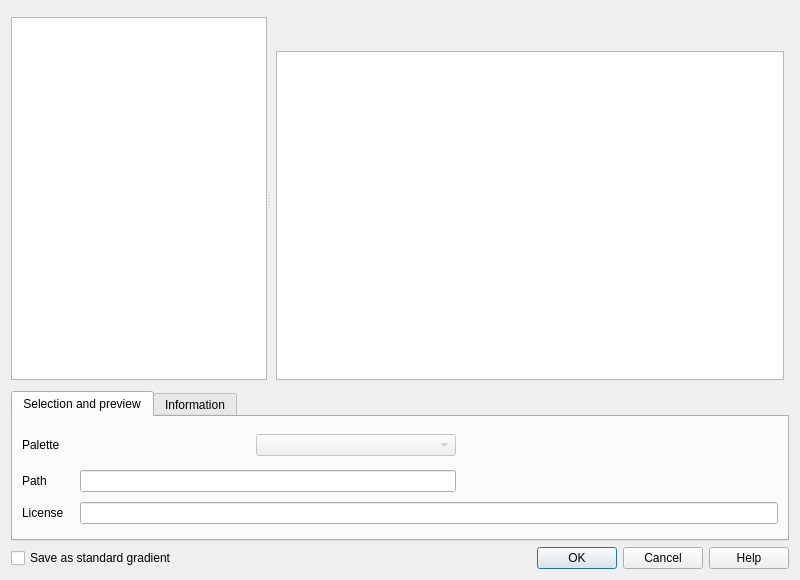
<?xml version="1.0" encoding="UTF-8"?>
<ui version="4.0">
 <class>QgsCptCityColorRampV2DialogBase</class>
 <widget class="QDialog" name="QgsCptCityColorRampV2DialogBase">
  <property name="geometry">
   <rect>
    <x>0</x>
    <y>0</y>
    <width>800</width>
    <height>580</height>
   </rect>
  </property>
  <property name="sizePolicy">
   <sizepolicy hsizetype="Preferred" vsizetype="Preferred">
    <horstretch>0</horstretch>
    <verstretch>1</verstretch>
   </sizepolicy>
  </property>
  <property name="windowTitle">
   <string>cpt-city color ramp</string>
  </property>
  <layout class="QVBoxLayout" name="verticalLayout_4">
   <property name="sizeConstraint">
    <enum>QLayout::SetMinimumSize</enum>
   </property>
   <item>
    <widget class="QTabBar" name="tabBar" native="true"/>
   </item>
   <item>
    <widget class="QStackedWidget" name="mStackedWidget">
     <property name="frameShape">
      <enum>QFrame::NoFrame</enum>
     </property>
     <property name="currentIndex">
      <number>0</number>
     </property>
     <widget class="QWidget" name="page">
      <layout class="QVBoxLayout" name="verticalLayout_3">
       <property name="margin">
        <number>0</number>
       </property>
       <item>
        <layout class="QVBoxLayout" name="verticalLayout_5">
         <item>
          <widget class="QSplitter" name="mSplitter">
           <property name="sizePolicy">
            <sizepolicy hsizetype="Expanding" vsizetype="Expanding">
             <horstretch>0</horstretch>
             <verstretch>0</verstretch>
            </sizepolicy>
           </property>
           <property name="orientation">
            <enum>Qt::Horizontal</enum>
           </property>
           <property name="childrenCollapsible">
            <bool>false</bool>
           </property>
           <widget class="QTreeView" name="mTreeView">
            <property name="sizePolicy">
             <sizepolicy hsizetype="Expanding" vsizetype="Expanding">
              <horstretch>0</horstretch>
              <verstretch>0</verstretch>
             </sizepolicy>
            </property>
           </widget>
           <widget class="QWidget" name="widget" native="true">
            <property name="sizePolicy">
             <sizepolicy hsizetype="Preferred" vsizetype="Expanding">
              <horstretch>1</horstretch>
              <verstretch>0</verstretch>
             </sizepolicy>
            </property>
            <layout class="QGridLayout" name="gridLayout_3">
             <property name="leftMargin">
              <number>5</number>
             </property>
             <property name="topMargin">
              <number>0</number>
             </property>
             <property name="rightMargin">
              <number>5</number>
             </property>
             <property name="bottomMargin">
              <number>0</number>
             </property>
             <item row="2" column="0">
              <widget class="QListWidget" name="mListWidget">
               <property name="sizePolicy">
                <sizepolicy hsizetype="Expanding" vsizetype="Expanding">
                 <horstretch>0</horstretch>
                 <verstretch>0</verstretch>
                </sizepolicy>
               </property>
               <property name="dragDropMode">
                <enum>QAbstractItemView::NoDragDrop</enum>
               </property>
               <property name="iconSize">
                <size>
                 <width>75</width>
                 <height>50</height>
                </size>
               </property>
               <property name="textElideMode">
                <enum>Qt::ElideRight</enum>
               </property>
               <property name="movement">
                <enum>QListView::Static</enum>
               </property>
               <property name="resizeMode">
                <enum>QListView::Adjust</enum>
               </property>
               <property name="spacing">
                <number>5</number>
               </property>
               <property name="gridSize">
                <size>
                 <width>100</width>
                 <height>75</height>
                </size>
               </property>
               <property name="viewMode">
                <enum>QListView::IconMode</enum>
               </property>
               <property name="uniformItemSizes">
                <bool>false</bool>
               </property>
               <property name="wordWrap">
                <bool>true</bool>
               </property>
              </widget>
             </item>
             <item row="1" column="0">
              <widget class="QLabel" name="lblCollectionInfo">
               <property name="sizePolicy">
                <sizepolicy hsizetype="Preferred" vsizetype="Preferred">
                 <horstretch>0</horstretch>
                 <verstretch>0</verstretch>
                </sizepolicy>
               </property>
               <property name="font">
                <font>
                 <pointsize>18</pointsize>
                 <weight>75</weight>
                 <bold>true</bold>
                </font>
               </property>
               <property name="text">
                <string/>
               </property>
              </widget>
             </item>
            </layout>
           </widget>
          </widget>
         </item>
         <item>
          <spacer name="verticalSpacer">
           <property name="orientation">
            <enum>Qt::Vertical</enum>
           </property>
           <property name="sizeType">
            <enum>QSizePolicy::Fixed</enum>
           </property>
           <property name="sizeHint" stdset="0">
            <size>
             <width>20</width>
             <height>5</height>
            </size>
           </property>
          </spacer>
         </item>
         <item>
          <widget class="QTabWidget" name="tabWidget">
           <property name="maximumSize">
            <size>
             <width>16777215</width>
             <height>150</height>
            </size>
           </property>
           <property name="currentIndex">
            <number>0</number>
           </property>
           <widget class="QWidget" name="tab">
            <attribute name="title">
             <string>Selection and preview</string>
            </attribute>
            <layout class="QGridLayout" name="gridLayout">
             <item row="2" column="0">
              <widget class="QLabel" name="label">
               <property name="text">
                <string>License</string>
               </property>
              </widget>
             </item>
             <item row="0" column="0">
              <widget class="QLabel" name="label_2">
               <property name="sizePolicy">
                <sizepolicy hsizetype="Maximum" vsizetype="Preferred">
                 <horstretch>0</horstretch>
                 <verstretch>0</verstretch>
                </sizepolicy>
               </property>
               <property name="text">
                <string>Palette</string>
               </property>
              </widget>
             </item>
             <item row="1" column="2">
              <widget class="QLineEdit" name="lblSchemePath">
               <property name="sizePolicy">
                <sizepolicy hsizetype="Expanding" vsizetype="Fixed">
                 <horstretch>0</horstretch>
                 <verstretch>0</verstretch>
                </sizepolicy>
               </property>
               <property name="minimumSize">
                <size>
                 <width>0</width>
                 <height>0</height>
                </size>
               </property>
               <property name="readOnly">
                <bool>true</bool>
               </property>
              </widget>
             </item>
             <item row="1" column="0">
              <widget class="QLabel" name="label_6">
               <property name="text">
                <string>Path</string>
               </property>
              </widget>
             </item>
             <item row="0" column="4" rowspan="2">
              <widget class="QLabel" name="lblPreview">
               <property name="sizePolicy">
                <sizepolicy hsizetype="Preferred" vsizetype="Fixed">
                 <horstretch>0</horstretch>
                 <verstretch>0</verstretch>
                </sizepolicy>
               </property>
               <property name="minimumSize">
                <size>
                 <width>300</width>
                 <height>50</height>
                </size>
               </property>
               <property name="frameShape">
                <enum>QFrame::NoFrame</enum>
               </property>
               <property name="frameShadow">
                <enum>QFrame::Plain</enum>
               </property>
               <property name="text">
                <string/>
               </property>
               <property name="alignment">
                <set>Qt::AlignCenter</set>
               </property>
              </widget>
             </item>
             <item row="0" column="1">
              <spacer name="horizontalSpacer">
               <property name="orientation">
                <enum>Qt::Horizontal</enum>
               </property>
               <property name="sizeType">
                <enum>QSizePolicy::Fixed</enum>
               </property>
               <property name="sizeHint" stdset="0">
                <size>
                 <width>10</width>
                 <height>20</height>
                </size>
               </property>
              </spacer>
             </item>
             <item row="0" column="2">
              <layout class="QHBoxLayout" name="horizontalLayout_2">
               <property name="sizeConstraint">
                <enum>QLayout::SetMinimumSize</enum>
               </property>
               <item>
                <widget class="QLabel" name="lblSchemeName">
                 <property name="sizePolicy">
                  <sizepolicy hsizetype="MinimumExpanding" vsizetype="Fixed">
                   <horstretch>0</horstretch>
                   <verstretch>0</verstretch>
                  </sizepolicy>
                 </property>
                 <property name="minimumSize">
                  <size>
                   <width>100</width>
                   <height>0</height>
                  </size>
                 </property>
                 <property name="text">
                  <string/>
                 </property>
                 <property name="wordWrap">
                  <bool>true</bool>
                 </property>
                </widget>
               </item>
               <item>
                <spacer name="horizontalSpacer_2">
                 <property name="orientation">
                  <enum>Qt::Horizontal</enum>
                 </property>
                 <property name="sizeType">
                  <enum>QSizePolicy::Expanding</enum>
                 </property>
                 <property name="sizeHint" stdset="0">
                  <size>
                   <width>5</width>
                   <height>30</height>
                  </size>
                 </property>
                </spacer>
               </item>
               <item>
                <widget class="QComboBox" name="cboVariantName">
                 <property name="enabled">
                  <bool>false</bool>
                 </property>
                 <property name="sizePolicy">
                  <sizepolicy hsizetype="MinimumExpanding" vsizetype="Fixed">
                   <horstretch>0</horstretch>
                   <verstretch>0</verstretch>
                  </sizepolicy>
                 </property>
                 <property name="minimumSize">
                  <size>
                   <width>200</width>
                   <height>0</height>
                  </size>
                 </property>
                 <property name="styleSheet">
                  <string notr="true"/>
                 </property>
                </widget>
               </item>
              </layout>
             </item>
             <item row="2" column="2" colspan="3">
              <widget class="QLineEdit" name="lblLicensePreview">
               <property name="readOnly">
                <bool>true</bool>
               </property>
              </widget>
             </item>
             <item row="0" column="3">
              <spacer name="horizontalSpacer_3">
               <property name="orientation">
                <enum>Qt::Horizontal</enum>
               </property>
               <property name="sizeType">
                <enum>QSizePolicy::Fixed</enum>
               </property>
               <property name="sizeHint" stdset="0">
                <size>
                 <width>10</width>
                 <height>20</height>
                </size>
               </property>
              </spacer>
             </item>
            </layout>
           </widget>
           <widget class="QWidget" name="tab_2">
            <attribute name="title">
             <string>Information</string>
            </attribute>
            <layout class="QGridLayout" name="gridLayout_6">
             <item row="0" column="0">
              <widget class="QLabel" name="label_4">
               <property name="sizePolicy">
                <sizepolicy hsizetype="Maximum" vsizetype="Preferred">
                 <horstretch>0</horstretch>
                 <verstretch>0</verstretch>
                </sizepolicy>
               </property>
               <property name="text">
                <string>Author(s)</string>
               </property>
              </widget>
             </item>
             <item row="0" column="1">
              <spacer name="horizontalSpacer_5">
               <property name="orientation">
                <enum>Qt::Horizontal</enum>
               </property>
               <property name="sizeType">
                <enum>QSizePolicy::Fixed</enum>
               </property>
               <property name="sizeHint" stdset="0">
                <size>
                 <width>20</width>
                 <height>20</height>
                </size>
               </property>
              </spacer>
             </item>
             <item row="0" column="2">
              <widget class="QLabel" name="lblAuthorName">
               <property name="text">
                <string/>
               </property>
               <property name="wordWrap">
                <bool>true</bool>
               </property>
              </widget>
             </item>
             <item row="1" column="0">
              <widget class="QLabel" name="label_3">
               <property name="text">
                <string>Source</string>
               </property>
              </widget>
             </item>
             <item row="1" column="2">
              <widget class="QLabel" name="lblSrcLink">
               <property name="text">
                <string/>
               </property>
               <property name="wordWrap">
                <bool>true</bool>
               </property>
              </widget>
             </item>
             <item row="2" column="0">
              <widget class="QLabel" name="label_5">
               <property name="text">
                <string>License</string>
               </property>
               <property name="alignment">
                <set>Qt::AlignLeading|Qt::AlignLeft|Qt::AlignVCenter</set>
               </property>
              </widget>
             </item>
             <item row="2" column="2" rowspan="2">
              <widget class="QTextEdit" name="lblLicenseName">
               <property name="sizePolicy">
                <sizepolicy hsizetype="Expanding" vsizetype="Ignored">
                 <horstretch>0</horstretch>
                 <verstretch>0</verstretch>
                </sizepolicy>
               </property>
               <property name="readOnly">
                <bool>true</bool>
               </property>
               <property name="acceptRichText">
                <bool>false</bool>
               </property>
              </widget>
             </item>
             <item row="3" column="0">
              <widget class="QToolButton" name="pbtnLicenseDetails">
               <property name="text">
                <string>Details</string>
               </property>
              </widget>
             </item>
            </layout>
            <zorder>lblSrcLink</zorder>
            <zorder>label_4</zorder>
            <zorder>label_5</zorder>
            <zorder>lblLicenseName</zorder>
            <zorder>lblAuthorName</zorder>
            <zorder>pbtnLicenseDetails</zorder>
            <zorder>label_3</zorder>
           </widget>
          </widget>
         </item>
        </layout>
       </item>
      </layout>
     </widget>
     <widget class="QWidget" name="page_2">
      <layout class="QGridLayout" name="gridLayout_2">
       <item row="0" column="0">
        <widget class="QTreeView" name="mBrowserView"/>
       </item>
      </layout>
     </widget>
    </widget>
   </item>
   <item>
    <layout class="QHBoxLayout" name="horizontalLayout_3">
     <item>
      <widget class="QCheckBox" name="cboConvertStandard">
       <property name="text">
        <string>Save as standard gradient</string>
       </property>
      </widget>
     </item>
     <item>
      <spacer name="horizontalSpacer_6">
       <property name="orientation">
        <enum>Qt::Horizontal</enum>
       </property>
       <property name="sizeHint" stdset="0">
        <size>
         <width>40</width>
         <height>20</height>
        </size>
       </property>
      </spacer>
     </item>
     <item>
      <widget class="QDialogButtonBox" name="buttonBox">
       <property name="orientation">
        <enum>Qt::Horizontal</enum>
       </property>
       <property name="standardButtons">
        <set>QDialogButtonBox::Cancel|QDialogButtonBox::Help|QDialogButtonBox::Ok</set>
       </property>
      </widget>
     </item>
    </layout>
   </item>
  </layout>
 </widget>
 <customwidgets>
  <customwidget>
   <class>QTabBar</class>
   <extends>QWidget</extends>
   <header>qtabbar.h</header>
   <container>1</container>
  </customwidget>
 </customwidgets>
 <tabstops>
  <tabstop>mTreeView</tabstop>
  <tabstop>mListWidget</tabstop>
  <tabstop>tabWidget</tabstop>
  <tabstop>cboVariantName</tabstop>
  <tabstop>lblSchemePath</tabstop>
  <tabstop>lblLicensePreview</tabstop>
  <tabstop>lblLicenseName</tabstop>
  <tabstop>pbtnLicenseDetails</tabstop>
  <tabstop>cboConvertStandard</tabstop>
  <tabstop>buttonBox</tabstop>
  <tabstop>mBrowserView</tabstop>
 </tabstops>
 <resources/>
 <connections>
  <connection>
   <sender>buttonBox</sender>
   <signal>accepted()</signal>
   <receiver>QgsCptCityColorRampV2DialogBase</receiver>
   <slot>accept()</slot>
   <hints>
    <hint type="sourcelabel">
     <x>258</x>
     <y>281</y>
    </hint>
    <hint type="destinationlabel">
     <x>168</x>
     <y>256</y>
    </hint>
   </hints>
  </connection>
  <connection>
   <sender>buttonBox</sender>
   <signal>rejected()</signal>
   <receiver>QgsCptCityColorRampV2DialogBase</receiver>
   <slot>reject()</slot>
   <hints>
    <hint type="sourcelabel">
     <x>363</x>
     <y>273</y>
    </hint>
    <hint type="destinationlabel">
     <x>371</x>
     <y>259</y>
    </hint>
   </hints>
  </connection>
 </connections>
</ui>
